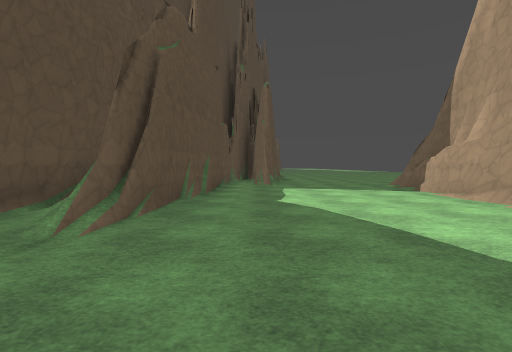
[1] (above)

22 first-person views from a walk through a Godot game level. The camera is 1.3 m above the floor, tilts 2° down and sees 85° across. The floor is counted in squares, 2 m on a side. Each view is taken from the middle of a square. On the plan, view 1 faces up. The plan holds only what a view shows up to about 9 squares ahead; the rest is blank. The place goes on beyond the plan. Surface patterns are stand-ins for the level's own textures.

[2]
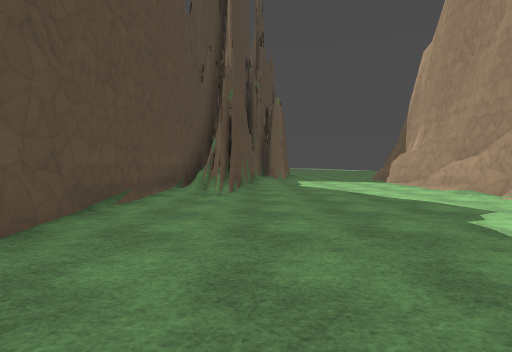

[3]
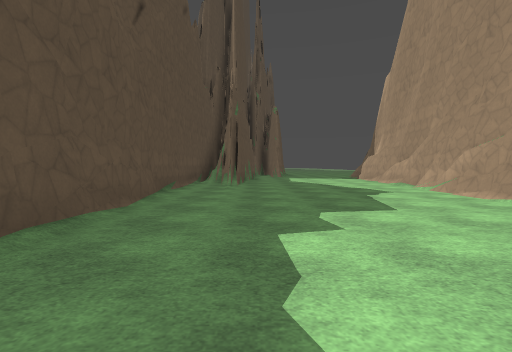

[4]
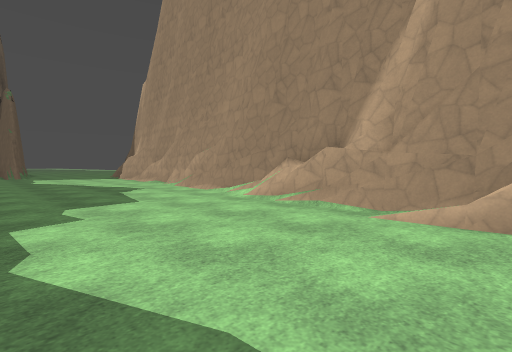

[5]
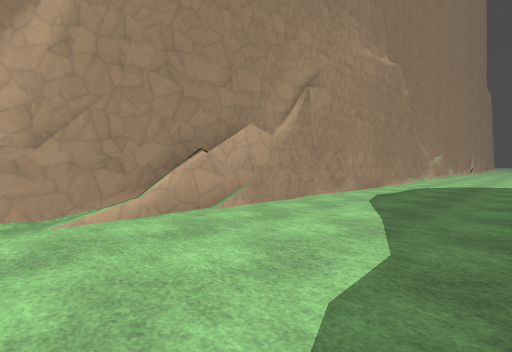

[6]
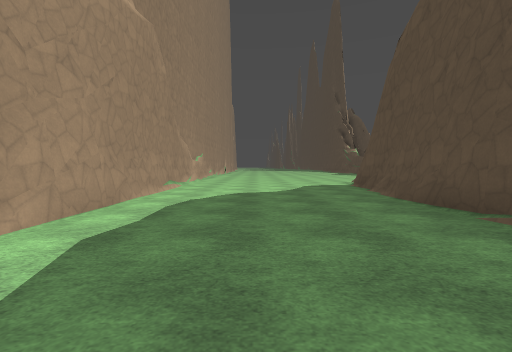

[7]
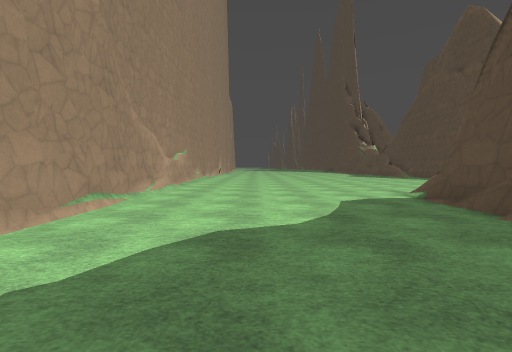

[8]
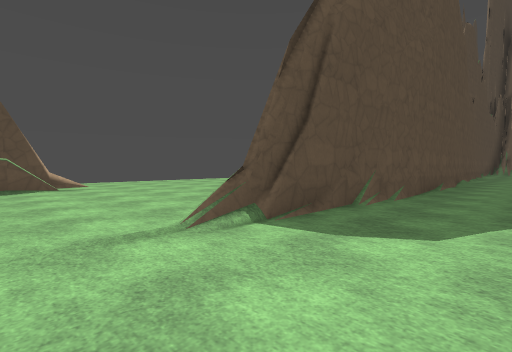

[9]
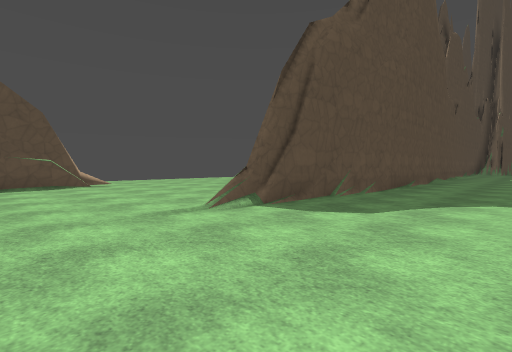

[10]
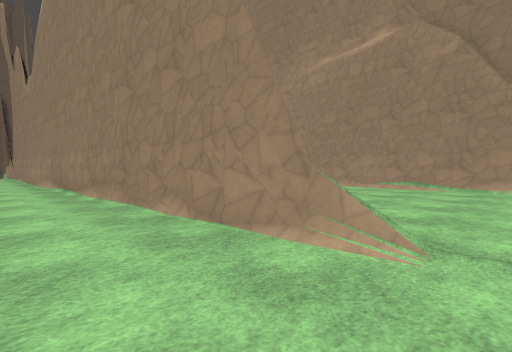

[11]
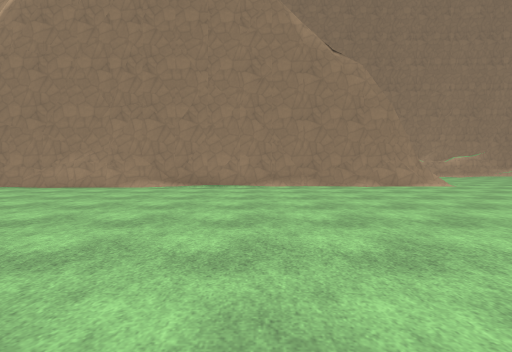

[12]
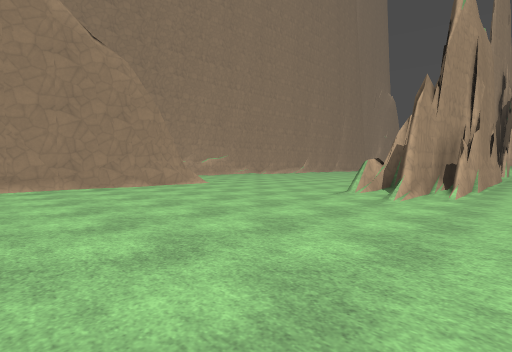

[13]
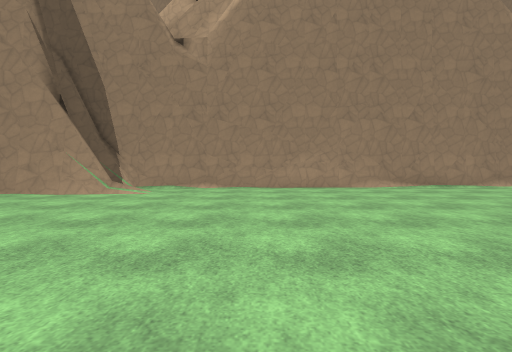

[14]
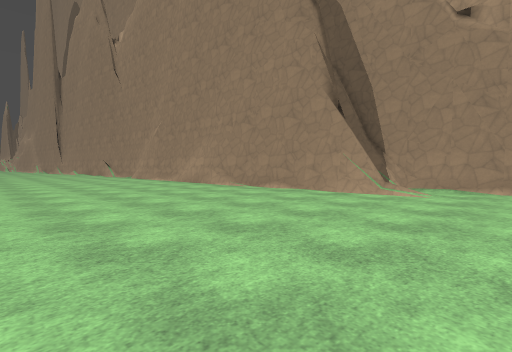

[15]
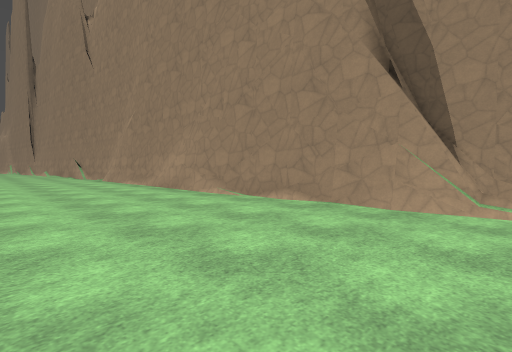

[16]
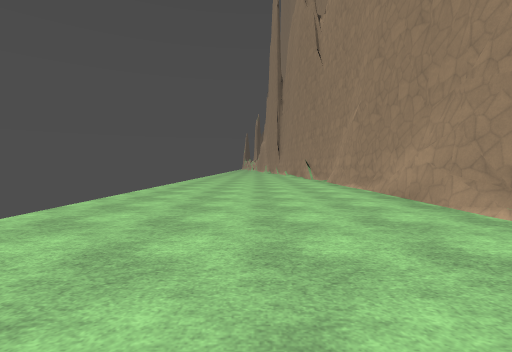

[17]
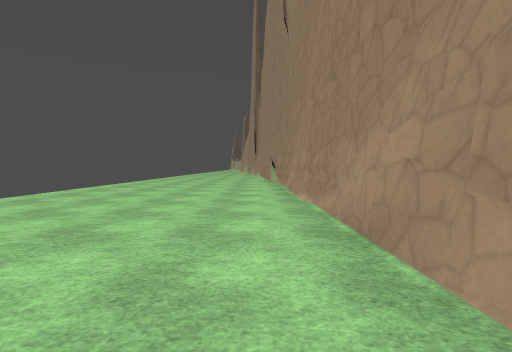

[18]
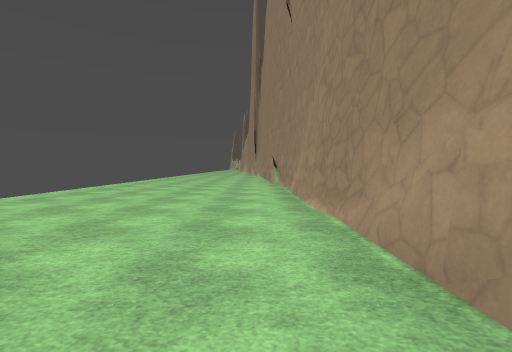

[19]
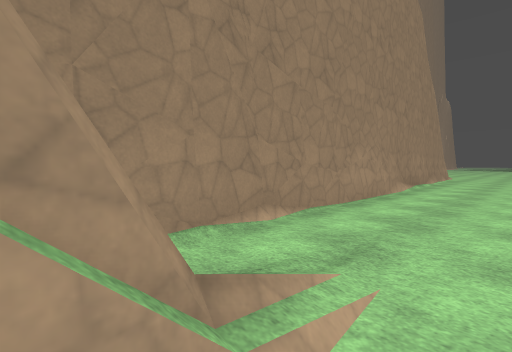

[20]
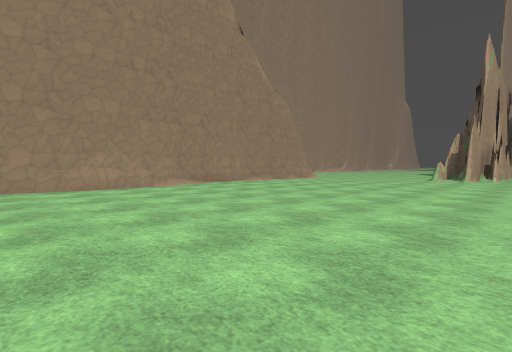

[21]
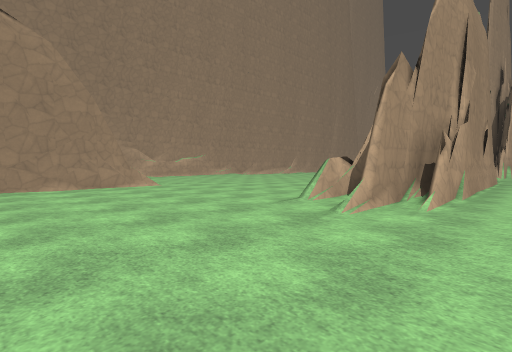

[22]
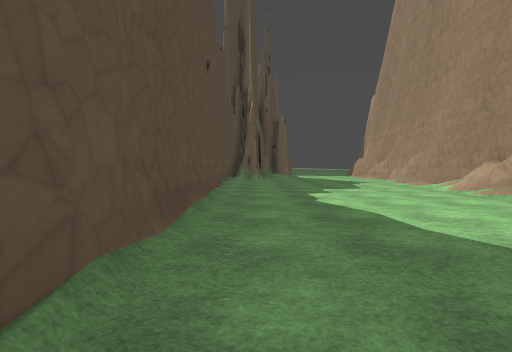

### Floor plan
Key: @ floor where view 1 was taken; # wall or solid block; . floor; / step, stairs or slope; = window, fence, low wall or low ledge.
Columns run from 13 left of view 1 to 5 right of it. Each row starts with its distance up from view 1.
  7 ......#    ##.....#
  6 ......#  ###......#
  5 ......#  ###......#
  4 ......#  #.#.....##
  3 ......#  #.=.....#
  2 ......#  #.......#
  1 ......## #.......#
  0 .......###...@...#
 -1 .......###.......#
 -2 .......###.......#
 -3 .......####......#
 -4 .......//##.....##
 -5 ......../##.....##
 -6 .........##.....#
 -7 .........##.....#
 -8 .........##.....#
 -9 .........##.....#
-10 .........##.....#
-11 .........##.....#
-12 .........##.....#
-13 .........##.....#
-14 .........##.....#
-15 .........##.....#
-16 .........##.....#
-17 .........##.....#
-18 .........#......#
-19 .........#......#
-20 ..=......=......#
-21 . ##............#
-22 .###............#
-23 .###............#

Where each view was taken, in squares from view 1:
view 1: 0 up, 0 right, facing up
view 2: 4 down, 1 left, facing up
view 3: 7 down, 1 left, facing up
view 4: 8 down, 1 left, facing up-right
view 5: 6 down, 1 left, facing down-right
view 6: 10 down, 0 right, facing down
view 7: 14 down, 0 right, facing down
view 8: 22 down, 1 left, facing up-left
view 9: 23 down, 0 right, facing up-left
view 10: 21 down, 6 left, facing up-right
view 11: 14 down, 13 left, facing right
view 12: 14 down, 13 left, facing down-right
view 13: 7 down, 13 left, facing right
view 14: 6 down, 13 left, facing up-right
view 15: 4 down, 11 left, facing up-right
view 16: 2 down, 10 left, facing up
view 17: 1 up, 8 left, facing up
view 18: 2 up, 8 left, facing up
view 19: 3 down, 7 left, facing down-right
view 20: 6 down, 13 left, facing down-right
view 21: 16 down, 13 left, facing down-right
view 22: 11 down, 2 left, facing up
